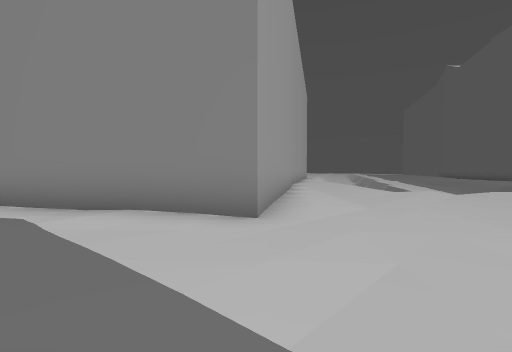
[1] (above)

24 first-person views from a walk through a 3-D level made in the Godot game engine. The camera is 1.5 m above the floor, tilts 2° down and sees 85° across. The floor is counted in squares, 2 m on a side. Each view is taken from the middle of a square. On the plan, view 1 faces up. The plan holds only what a view shows up to about 10 squares ahead; the rest is blank. The place goes on beyond the plan.

[2]
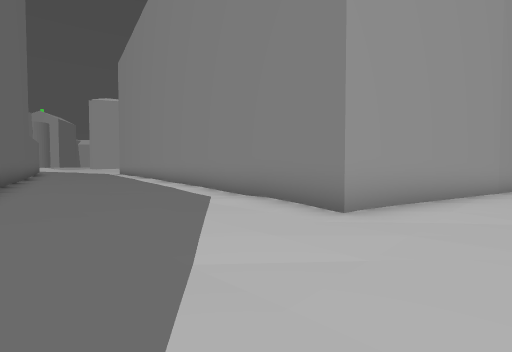

[3]
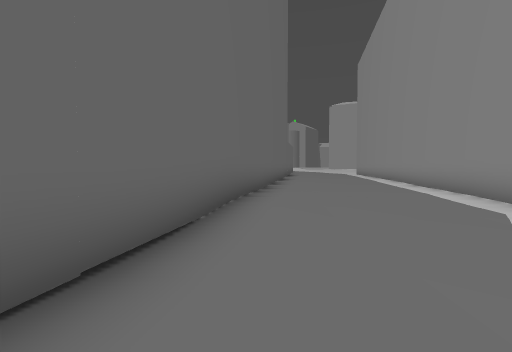

[4]
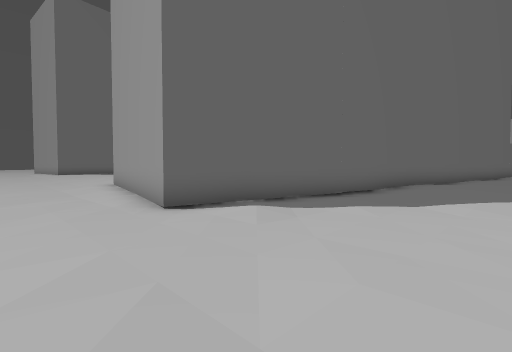

[5]
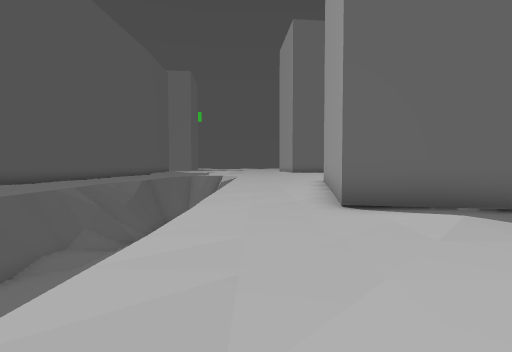

[6]
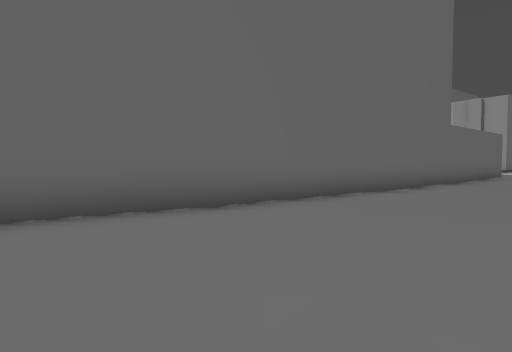

[7]
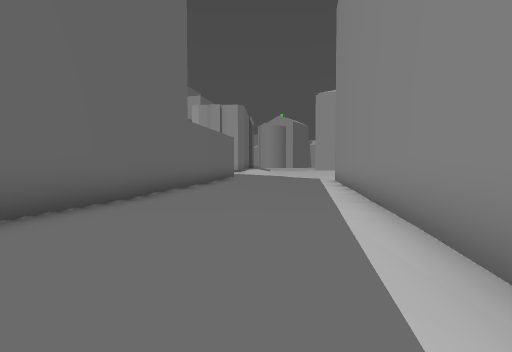

[8]
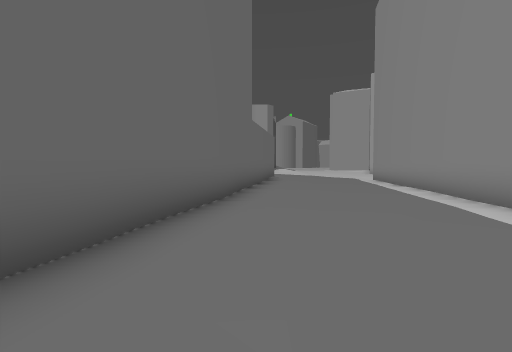

[9]
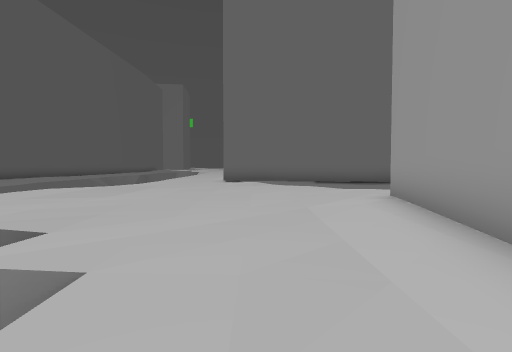

[10]
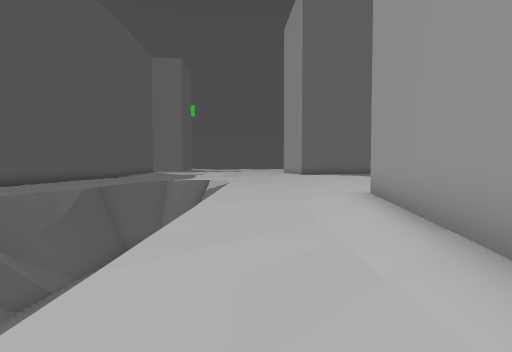

[11]
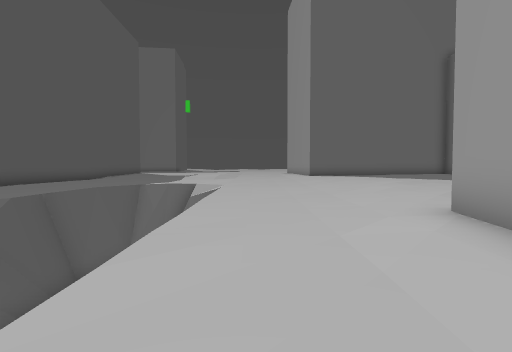

[12]
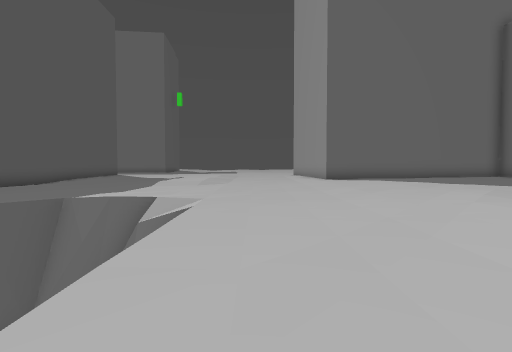

[13]
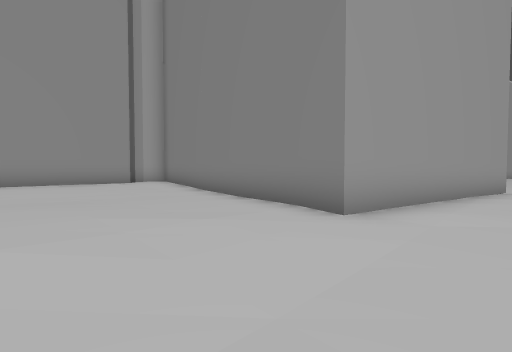

[14]
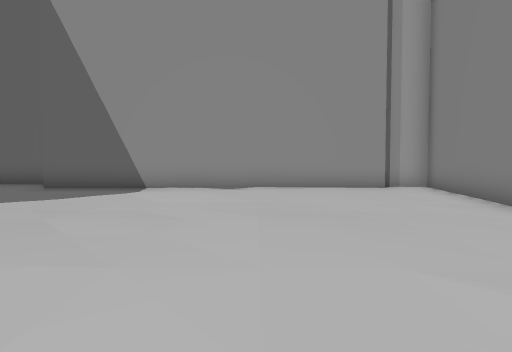

[15]
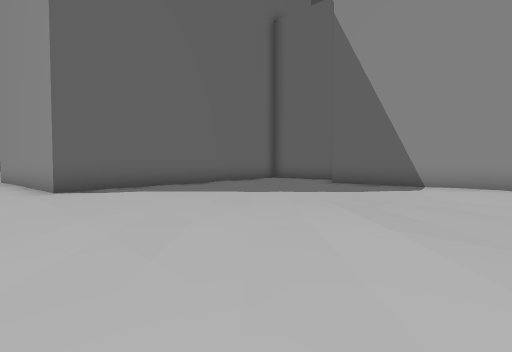

[16]
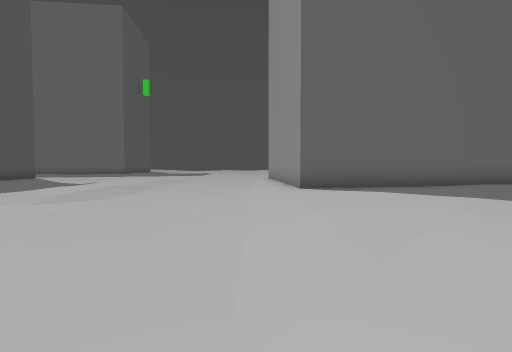

[17]
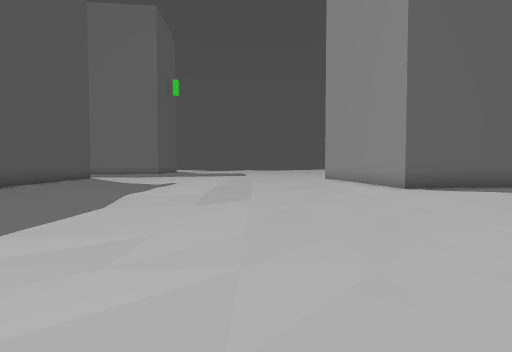

[18]
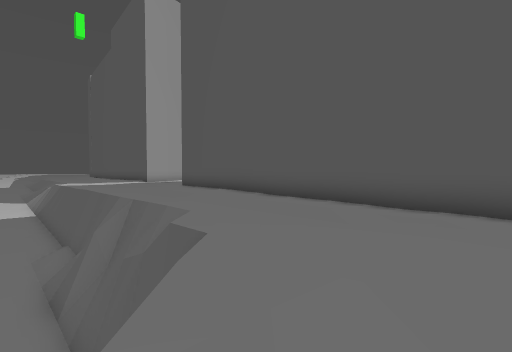

[19]
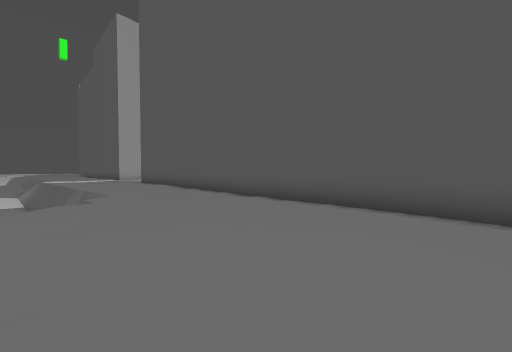

[20]
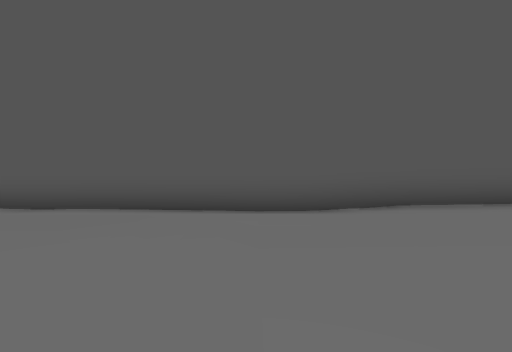

[21]
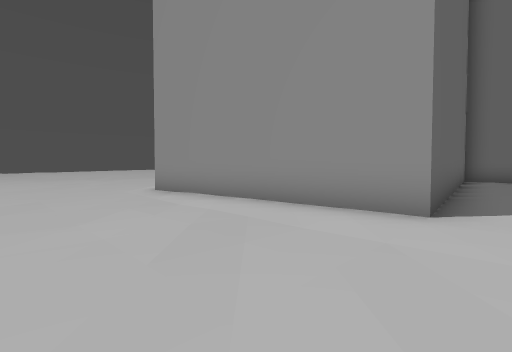

[22]
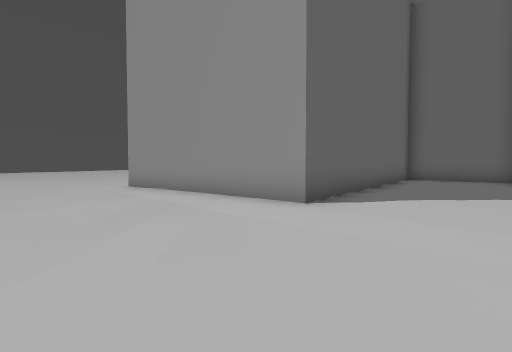

[23]
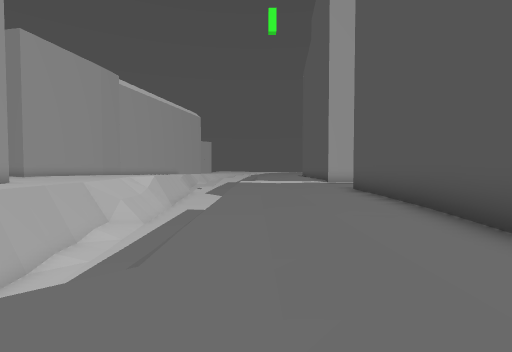

[24]
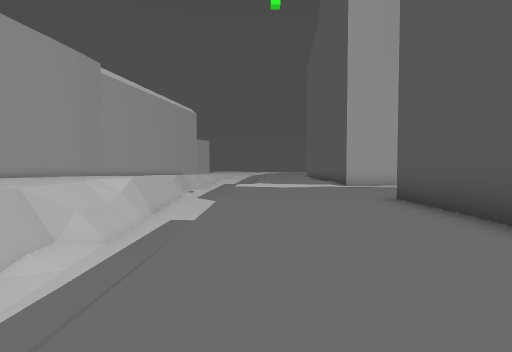

### Floor plan
Key: @ floor where view 1 was taken; # wall or solid block; . main floor; : floor 0.25 m higher than the main floor; - floor 0.25 m lower than the main floor; _ floor 0.5 m lower than the main floor; < floor 3.75 m lower than the main floor; ( floor 4.25 m lower than the main floor; ! floor 4.75 m lower than the main floor; ? floor 5 m lower than the main floor; / step, stairs or slope; = window, fence, low wall or low ledge; v drop or lower ground; T thing the floor can be seen under or through.
Columns run from 17 left of view 1 to 18 right of it. Each row starts with its distance up from view 1.
 10                   #_-v
  9                   #_-v
  8                  ##--/v
  7 ######           #----//
  6 .....######      #-----..
  5 ..........###### #-----...
  4 ............---###------..
  3 ::........--------------.v
  2 ##::......--.-----------/
  1  ######.......----------/
  0       ######...--@------//#</  _____
 -1            ######-------/v#//  _____
 -2                 ######--/#///  _____
 -3                      #--.#/(/  __-__
 -4                      #-.v#///##__-_#
 -5                     ##--v#///##__-##
 -6                     #.--v#/!/##_--#
 -7           ####      #.-.v ///##_--#
 -8           #:.###### #.-.v  //T=_--#
 -9           ##......###.-.v  ?/TT---#
-10            #:...........v  ?TT/---#
-11            #:......:....v   TT/_--#
-12            #:.....::....v   TT----#
-13            #::...:::....v   #v----#
-14            #::....::..../v ##-----#
-15            #::....::...../vv.-----#
-16            #:....:::.........-----#
-17            #::...:::........------#
-18            #::::::::.........----##
-19           ##:::::::::........----#
-20           #::::::::::..../::/----#
-21           ##:::::::::..../::/.---#
-22            #::::::##:....:::..-.-#
-23            ##########....:::..-..#
-24                     #....:::.....#
-25                     #....      ..#

Positions as (right, up) in squares from view 1, and headings:
1: (0, 0), facing up
2: (2, 0), facing up-left
3: (1, 0), facing left
4: (7, 3), facing down-left
5: (6, 3), facing down
6: (-4, 4), facing down-left
7: (-7, 4), facing left
8: (-7, 2), facing left
9: (3, 10), facing down
10: (6, -2), facing down
11: (6, -5), facing down
12: (6, -9), facing down
13: (5, -13), facing up-left
14: (3, -13), facing left
15: (4, -14), facing down-left
16: (4, -14), facing down
17: (7, -14), facing down
18: (10, -16), facing up-right
19: (10, -21), facing up-right
20: (10, -21), facing right
21: (7, -21), facing down-left
22: (7, -19), facing down-left
23: (14, -13), facing up
24: (14, -10), facing up
